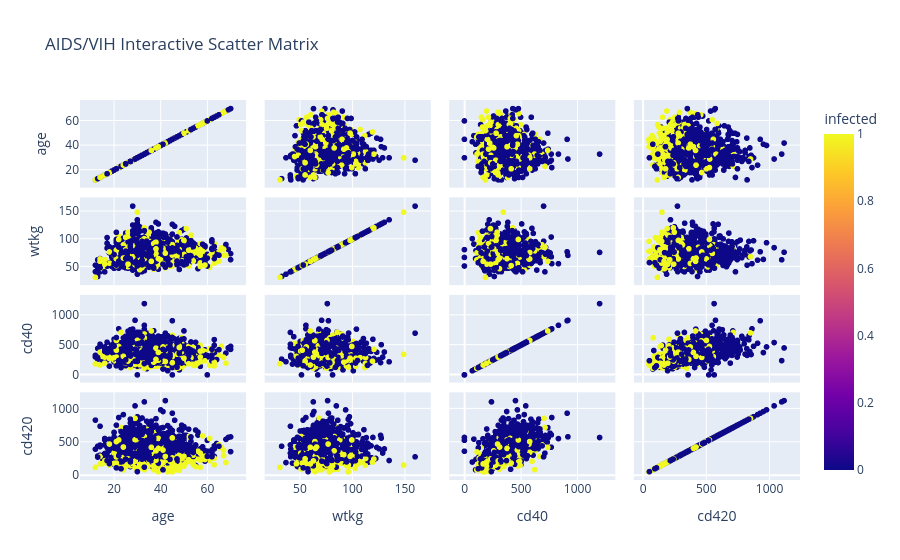

Notebook cell for this chart:
### Code cell
# Interactive scatter matrix

import plotly.express as px

fig = px.scatter_matrix(data1, dimensions=['age', 'wtkg', 'cd40', 'cd420'],
                        color='infected', title='AIDS/VIH Interactive Scatter Matrix')
fig.show()

### Figure 1 — Plotly figure (JSON) as saved in the notebook; plotly's stock layout.template omitted (floating-point values rounded to 4 significant figures; data arrays with more than 128 entries replaced by an {"elided": "..."} marker saying what was removed)
{"data": [{"dimensions": [{"axis": {"matches": true}, "label": "age", "values": {"elided": "2139 int values"}}, {"axis": {"matches": true}, "label": "wtkg", "values": {"elided": "2139 float values"}}, {"axis": {"matches": true}, "label": "cd40", "values": {"elided": "2139 int values"}}, {"axis": {"matches": true}, "label": "cd420", "values": {"elided": "2139 int values"}}], "hovertemplate": "%{xaxis.title.text}=%{x}<br>%{yaxis.title.text}=%{y}<br>infected=%{marker.color}<extra></extra>", "legendgroup": "", "marker": {"color": {"elided": "2139 int values"}, "coloraxis": "coloraxis", "symbol": "circle"}, "name": "", "showlegend": false, "type": "splom"}], "layout": {"coloraxis": {"colorbar": {"title": {"text": "infected"}}, "colorscale": [[0, "#0d0887"], [0.1111, "#46039f"], [0.2222, "#7201a8"], [0.3333, "#9c179e"], [0.4444, "#bd3786"], [0.5556, "#d8576b"], [0.6667, "#ed7953"], [0.7778, "#fb9f3a"], [0.8889, "#fdca26"], [1, "#f0f921"]]}, "dragmode": "select", "legend": {"tracegroupgap": 0}, "title": {"text": "AIDS/VIH Interactive Scatter Matrix"}}}
